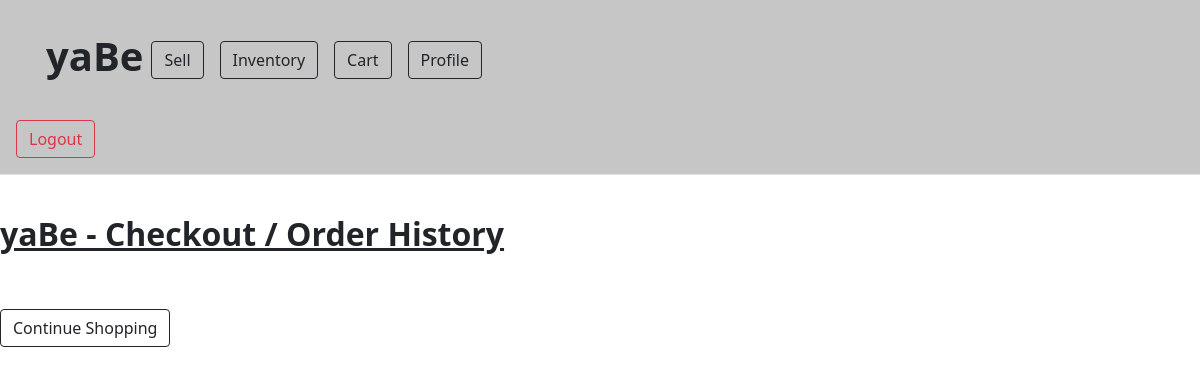
The app's page /checkout (signed in), older data.
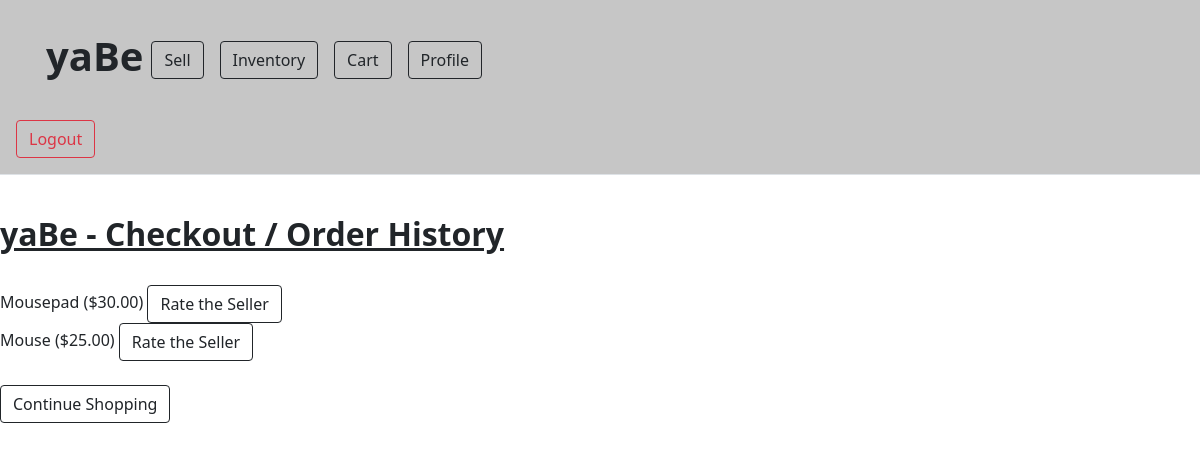
The same page, newer data.
### app/models.py (models this page shows)
class Order(db.Model):
  id = db.Column(db.Integer, primary_key = True)
  itemList = db.Column(db.String(1024))
  subtotal = db.Column(db.Float)
  buyerID = db.Column(db.Integer, db.ForeignKey('user.id'))

### app/routes.py (the view)
@appObj.route('/checkout')
@login_required
def checkout():
  orders = Order.query.filter_by(buyerID = current_user.id)
  return render_template("checkout.html", orders = orders)

### app/models.py (called while the page is built)
@login.user_loader
def load_user(id):
 return User.query.get(int(id))

### app/templates/checkout.html (shortened to what this page needs)
<!doctype html>
<html lang="en">
  <head>
     <link href="https://cdn.jsdelivr.net/npm/bootstrap@5.0.2/dist/css/bootstrap.min.css" rel="stylesheet">
    <body>
    <body>
<main>
   <header class="p-3 mb-3 border-bottom" style= "background: #c6c6c6">
    <div class="container p-3 mb-3" style="background: #c6c6c6"">
     <div class="d-flex flex-wrap align-items-center justify-content-center justify-content-lg-start"</div>
        <a href="/home" class="d-flex align-items-center mb-2 mb-lg-0 text-dark text-decoration-none">
         <h1> <b> yaBe </b> </h1>
        </a>
        <ul class="nav col-12 col-lg-auto me-lg-auto mb-2 justify-content-center mb-md-0">
         <li> <a class="btn btn-outline-dark m-2" href="sell_item" role="button">Sell</a> </li>
         <li> <a class="btn btn-outline-dark m-2" href="see_all_items" role="button">Inventory</a> </li>
         <li> <a class="btn btn-outline-dark m-2" href="cart" role="button">Cart</a></li>
         <li> <a class="btn btn-outline-dark m-2" href="view_profile" role="button"> Profile </a></li>
        </ul>
        <br>
       </div>
     </div>
  <div class="d-flex flex-wrap align-items-center justify-content-center justify-content-lg-start" </div>
   <a class="btn btn-outline-danger mr-2" href="{{url_for('logout')}}" role="button"> Logout </a>
  </header>
  <br>
  <h2><b><u> yaBe - Checkout / Order History </b></u></h2>
   <br>
        {%for item in orders%}
        {{item.itemList}} ({{"$%.2f"|format(item.subtotal)}})
        <a class="btn btn-outline-dark" href="{{url_for('leave_rating')}}" role="button">Rate the Seller</a>
        <br>
        {%endfor%}
        <br>
        <div>
            <a class="btn btn-outline-dark" href="home" role="button"> Continue Shopping </a>
        </div>
  </body>
  </body>
</html>

Row changes from the older to the newer data that the page shows:
added Order: itemList "Mousepad", subtotal "$30.00"
added Order: itemList "Mouse", subtotal "$25.00"
